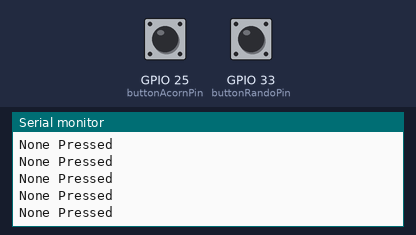
The sketch below on a simulated ESP32. Parts: the last lines printed to the serial monitor. The inputs (shaded band) are chosen by the test bench; at power-on: GPIO 25 (buttonAcornPin) LOW, GPIO 33 (buttonRandoPin) LOW.

Above: at 1.2 s.
1.3 s: GPIO 25 (buttonAcornPin) pulled HIGH for 0.15 s
At 1.31 s:
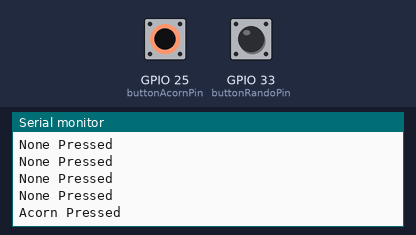
2.9 s: GPIO 33 (buttonRandoPin) pulled HIGH for 0.15 s
At 2.91 s:
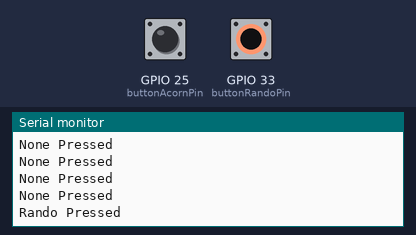

Measured:
- after the input at 1.3 s, the serial monitor: prints a new line at once (image 1)
- after the input at 2.9 s, the serial monitor: prints a new line at once (image 2)

The sketch:

sketch_jan02a.ino
```cpp
const int buttonAcornPin = 25;
const int buttonRandoPin = 33;

int buttonAcorn = 0;
int buttonRando = 0;


void setup() {
  // put your setup code here, to run once:
  Serial.begin(115200);
  pinMode(buttonAcornPin, INPUT);
  pinMode(buttonRandoPin, INPUT);
}

void loop() {
  // put your main code here, to run repeatedly:
  buttonRando = digitalRead(buttonRandoPin);
  buttonAcorn = digitalRead(buttonAcornPin);
  if (buttonRando == HIGH) {
    Serial.println("Rando Pressed");
  }
  else if (buttonAcorn == HIGH) {
    Serial.println("Acorn Pressed");
  }
  else {
    Serial.println("None Pressed");
  }
  delay(100);
}
```
